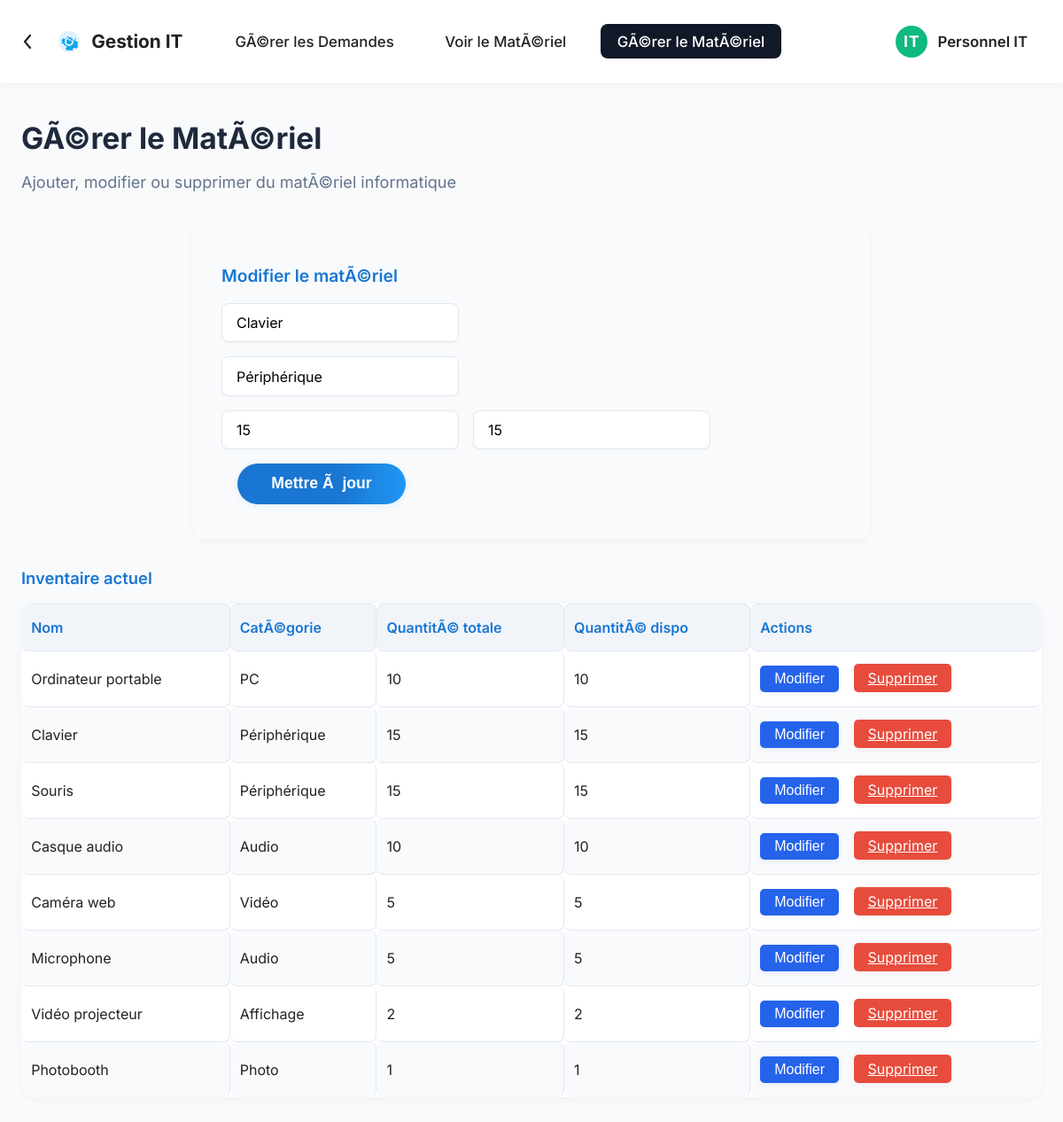
The page /gerer_materiel.php?id=2 on the database its author committed.
### tables this page shows
CREATE TABLE equipment (
    id INT AUTO_INCREMENT PRIMARY KEY,
    name VARCHAR(100) NOT NULL,
    type VARCHAR(50),
    quantity INT DEFAULT 1,
    available_quantity INT DEFAULT 1,
    created_at TIMESTAMP DEFAULT CURRENT_TIMESTAMP
);

### gerer_materiel.php (the view, shortened to what this page needs)
<?php
require_once 'includes/db.php';
$edit_mode = false;
$materiel_a_modifier = null;
if (isset($_GET['id'])) {
    $edit_mode = true;
    $stmt = $pdo->prepare('SELECT * FROM equipment WHERE id = ?');
    $stmt->execute([(int)$_GET['id']]);
    $materiel_a_modifier = $stmt->fetch(PDO::FETCH_ASSOC);
}
$stmt = $pdo->query('SELECT * FROM equipment');
$materiels = $stmt->fetchAll(PDO::FETCH_ASSOC);
?>
<!DOCTYPE html>
<html lang="fr">
<head>
    <link rel="stylesheet" href="css/dashboard.css">
    <link rel="stylesheet" href="css/gerer_materiel.css">
</head>
<body>
    <nav class="top-nav">
        <a href="index.php" class="back-btn" title="Retour">
            <svg width="28" height="28" fill="none" xmlns="http://www.w3.org/2000/svg"><path d="M15 21l-6-7 6-7" stroke="#222" stroke-width="2.2" stroke-linecap="round" stroke-linejoin="round"/></svg>
        </a>
        <span class="nav-title">
            <span class="gear-icon">
            </span>
            Gestion IT
        </span>
        <ul class="nav-menu">
            <li><a href="dashboard.php">GÃ©rer les Demandes</a></li>
            <li><a href="voir_materiel.php">Voir le MatÃ©riel</a></li>
            <li><a href="gerer_materiel.php" class="active">GÃ©rer le MatÃ©riel</a></li>
        </ul>
        <div class="profile-badge">
            <span class="profile-circle">IT</span>
            <span class="profile-name">Personnel IT</span>
        </div>
    </nav>
    <main class="dashboard-main">
        <section class="dashboard-header">
            <h1>GÃ©rer le MatÃ©riel</h1>
            <p class="dashboard-subtitle">Ajouter, modifier ou supprimer du matÃ©riel informatique</p>
        </section>
        <section class="ajout-materiel-section">
            <form class="ajout-materiel-form" method="post" action="">
                <h2><?php echo $edit_mode ? 'Modifier le matÃ©riel' : 'Ajouter un nouveau matÃ©riel'; ?></h2>
                <div class="form-row">
                    <input type="text" name="name" placeholder="Nom du matÃ©riel" required value="<?php echo htmlspecialchars($materiel_a_modifier['name'] ?? ''); ?>">
                </div>
                <div class="form-row">
                    <input type="text" name="type" placeholder="CatÃ©gorie..." required value="<?php echo htmlspecialchars($materiel_a_modifier['type'] ?? ''); ?>">
                </div>
                <div class="form-row">
                    <input type="number" name="quantity" placeholder="QuantitÃ© totale" min="1" required value="<?php echo $materiel_a_modifier['quantity'] ?? ''; ?>">
                    <input type="number" name="available_quantity" placeholder="QuantitÃ© disponible" min="0" required value="<?php echo $materiel_a_modifier['available_quantity'] ?? ''; ?>">
                </div>
                <div class="form-row">
                    <button type="submit" class="btn-ajouter"><?php echo $edit_mode ? 'Mettre Ã  jour' : 'Ajouter'; ?></button>
                </div>
            </form>
        </section>
        <section class="liste-materiel-section">
            <h2>Inventaire actuel</h2>
            <table class="materiel-table">
                <thead>
                    <tr>
                        <th>Nom</th>
                        <th>CatÃ©gorie</th>
                        <th>QuantitÃ© totale</th>
                        <th>QuantitÃ© dispo</th>
                        <th>Actions</th>
                    </tr>
                </thead>
                <tbody>
                <?php foreach ($materiels as $m) : ?>
        <tr>
            <td><?php echo htmlspecialchars($m['name']); ?></td>
            <td><?php echo htmlspecialchars($m['type']); ?></td>
            <td><?php echo $m['quantity']; ?></td>
            <td><?php echo $m['available_quantity']; ?></td>
            <td>
                <button onclick="openModal('<?php echo $m['id']; ?>', '<?php echo htmlspecialchars($m['name']); ?>', '<?php echo htmlspecialchars($m['type']); ?>', '<?php echo $m['quantity']; ?>', '<?php echo $m['available_quantity']; ?>')">
                    Modifier
                </button>
                <a href="supprimer_materiel.php?id=<?php echo $m['id']; ?>" class="btn-supprimer" onclick="return confirm('Voulez-vous vraiment supprimer ce matÃ©riel ?');">Supprimer</a>
            </td>
        </tr>
        <?php endforeach; ?>
    </tbody>
</table>
</section>
    </main>
</body>
</html>

### css/dashboard.css (style rules this page uses)
body { font-family: 'Inter', 'Segoe UI', Arial, sans-serif; background: #f8fafc; color: #222; margin: 0; padding: 0; }
.top-nav { display: flex; align-items: center; background: #fff; padding: 0.7rem 2.5rem 0.7rem 1.2rem; box-shadow: 0 2px 12px rgba(0,0,0,0.03); border-bottom: 1px solid #f1f5f9; position: sticky; top: 0; z-index: 10; }
.back-btn { margin-right: 1.2rem; display: flex; align-items: center; background: none; border: none; cursor: pointer; padding: 0; }
.nav-title { font-size: 1.3rem; font-weight: 700; color: #222; display: flex; align-items: center; gap: 0.5rem; }
.gear-icon { display: inline-flex; align-items: center; margin-right: 0.3rem; }
.nav-menu { display: flex; gap: 1.2rem; margin-left: 2.5rem; list-style: none; padding: 0; }
.nav-menu li a { color: #222; text-decoration: none; font-weight: 500; font-size: 1.05rem; padding: 0.6rem 1.2rem; border-radius: 8px; transition: background 0.18s, color 0.18s; display: flex; align-items: center; gap: 0.4rem; }
.nav-menu li a.active, .nav-menu li a:hover { background: #111827; color: #fff; }
.profile-badge { margin-left: auto; display: flex; align-items: center; gap: 0.7rem; }
.profile-circle { background: #10b981; color: #fff; font-weight: 700; border-radius: 50%; width: 36px; height: 36px; display: flex; align-items: center; justify-content: center; font-size: 1.1rem; letter-spacing: 1px; }
.profile-name { color: #222; font-weight: 600; font-size: 1.05rem; }
.dashboard-main { max-width: 1200px; margin: 2.5rem auto 0 auto; padding: 0 1.5rem 2rem 1.5rem; }
.dashboard-header h1 { font-size: 2.1rem; font-weight: 700; margin-bottom: 0.2rem; color: #1e293b; }
.dashboard-subtitle { color: #64748b; font-size: 1.13rem; margin-bottom: 2.2rem; }

### css/gerer_materiel.css (style rules this page uses)
.ajout-materiel-section { background: #f8fafc; border-radius: 14px; box-shadow: 0 2px 8px rgba(0,0,0,0.04); padding: 2em 2em 1.5em 2em; margin-bottom: 2em; max-width: 700px; margin-left: auto; margin-right: auto; font-family: 'Inter', Arial, sans-serif; }
.ajout-materiel-form h2 { margin-bottom: 1em; font-size: 1.2em; font-weight: 600; color: #1976d2; }
.ajout-materiel-form .form-row { display: flex; gap: 1em; margin-bottom: 1em; }
.ajout-materiel-form input, .ajout-materiel-form select, .ajout-materiel-form textarea { font-family: inherit; font-size: 1em; padding: 0.7em 1em; border: 1px solid #e0e7ef; border-radius: 8px; background: #fff; outline: none; transition: border 0.2s, box-shadow 0.2s; box-shadow: 0 1px 2px rgba(0,0,0,0.03); }
.btn-ajouter { background: linear-gradient(90deg, #1976d2 60%, #2196f3 100%); color: #fff; border: none; border-radius: 24px; padding: 0.7em 2.2em; font-size: 1.1em; font-weight: 600; cursor: pointer; box-shadow: 0 2px 8px rgba(25,118,210,0.08); transition: background 0.2s, box-shadow 0.2s; margin-left: 1em; }
.liste-materiel-section { margin-top: 2em; font-family: 'Inter', Arial, sans-serif; }
.liste-materiel-section h2 { margin-bottom: 1em; color: #1976d2; font-size: 1.15em; font-weight: 600; }
.materiel-table { width: 100%; border-collapse: separate; border-spacing: 0; background: #fff; border-radius: 14px; box-shadow: 0 2px 8px rgba(0,0,0,0.04); overflow: hidden; font-family: 'Inter', Arial, sans-serif; font-size: 1em; }
.materiel-table th, .materiel-table td { padding: 1em 0.7em; text-align: left; border-right: 1px solid #e0e7ef; border-bottom: 1px solid #e0e7ef; background: #fff; }
.materiel-table th { background: #f1f5f9; color: #1976d2; font-weight: 600; font-size: 1em; border-top: 1px solid #e0e7ef; }
.materiel-table tr:nth-child(even) td { background: #f8fafc; }
.materiel-table tr:last-child td { border-bottom: none; }
.materiel-table th:last-child, .materiel-table td:last-child { border-right: none; }
.materiel-table th, .materiel-table td { border-radius: 0.5em; }
.btn-modifier, button[onclick^="openModal"] { background-color: #2563eb; color: #fff; border: none; border-radius: 5px; padding: 6px 16px; font-size: 1em; cursor: pointer; font-weight: 500; margin-right: 6px; transition: background 0.2s, box-shadow 0.2s; box-shadow: 0 2px 6px rgba(37,99,235,0.08); display: inline-block; }
.btn-supprimer { background-color: #e74c3c; color: #fff; border: none; border-radius: 5px; padding: 6px 16px; font-size: 1em; cursor: pointer; transition: background 0.2s, box-shadow 0.2s; box-shadow: 0 2px 6px rgba(231,76,60,0.08); margin-left: 6px; }

### rows shown on the page
equipment: name "Clavier", type "Périphérique", quantity "15", available_quantity "15"
equipment: name "Ordinateur portable", type "PC", quantity "10", available_quantity "10"
equipment: name "Souris", type "Périphérique", quantity "15", available_quantity "15"
equipment: name "Casque audio", type "Audio", quantity "10", available_quantity "10"
equipment: name "Caméra web", type "Vidéo", quantity "5", available_quantity "5"
equipment: name "Microphone", type "Audio", quantity "5", available_quantity "5"
equipment: name "Vidéo projecteur", type "Affichage", quantity "2", available_quantity "2"
equipment: name "Photobooth", type "Photo", quantity "1", available_quantity "1"
